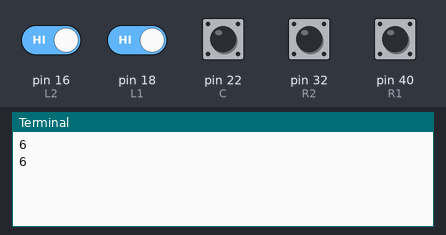
This program was run on a simulated Raspberry Pi (header pin numbers). On the bench: the last lines printed to the terminal. Inputs (shaded band) come from the test bench; at power-on: pin 16 (L2), pin 18 (L1), pin 22 (C), pin 32 (R2), pin 40 (R1) HIGH.

Above: at 1.2 s.
1.3 s: pin 16 (L2) driven LOW
At 2.6 s:
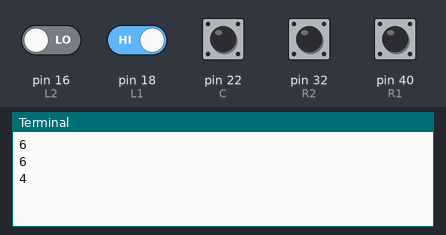
2.8 s: pin 18 (L1) driven LOW
At 3.6 s:
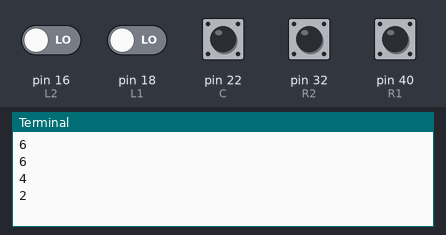
Timing chart, 0 to 5.8 s (numbered marks = the images above; inputs shaded):
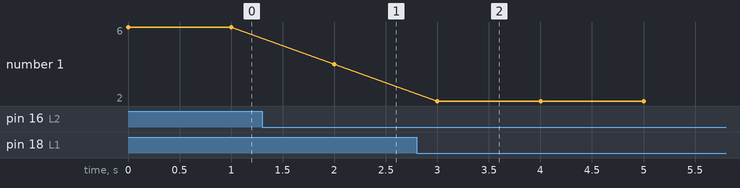

Measured:
- after the input at 1.3 s, the terminal: prints a new line after 0.70 s (image 1)
- after the input at 2.8 s, the terminal: prints a new line after 0.20 s (image 2)
- plotted number 1: 6 → 4 after the input at 1.3 s, 4 → 2 after the input at 2.8 s

The program:

Tracking_sensor.py
```python
#########################################################################
### Date: 2017/11/13
### file name: Tracking_sensor.py
### Purpose: this code has been generated for the five-way tracking sensor
###         to perform the decision of direction
###
#########################################################################

# =======================================================================
# import GPIO library and time module
# =======================================================================
import RPi.GPIO as GPIO
import time

# =======================================================================
#  set GPIO warnings as false
# =======================================================================
GPIO.setwarnings(False)

# =======================================================================
# set up GPIO mode as BOARD
# =======================================================================
GPIO.setmode(GPIO.BOARD)

# =======================================================================
# declare the pins of 16, 18, 22, 40, 32 in the Rapberry Pi
# as the control pins of 5-way trackinmg sensor in order to
# control direction
#
#  L2    L1     C     R1     R2
#  16    18     22    40     32
#
# led turns on (1) : trackinmg sensor led detects white playground
# led turns off(0) : trackinmg sensor led detects black line

# L2 off : it means that moving object finds black line
#                   at the position of L2
#                   black line locates below the L2 of the moving object
#
# L1 off : it means that moving object finds black line
#                   at the position of L1
#                   black line locates below the L1 of the moving object
#
# C off : it means that moving object finds black line
#                   at the position of C
#                   black line locates below the C of the moving object
#
# R1 off : it means that moving object finds black line
#                   at the position of R1
#                   black line locates below the R1  of the moving object
#
# R2 off : it means that moving object finds black line
#                   at the position of R2
#                   black line locates below the R2 of the moving object
# =======================================================================

L2 = 16
L1 = 18
C = 22
R1 = 40
R2 = 32

# =======================================================================
# because the connetions between 5-way tracking sensor and Rapberry Pi has been
# established, the GPIO pins of Rapberry Pi
# such as leftmostled, leftlessled, centerled, rightlessled, and rightmostled
# should be clearly declared whether their roles of pins
# are output pin or input pin
# since the 5-way tracking sensor data has been detected and
# used as the input data, leftmostled, leftlessled, centerled, rightlessled, and rightmostled
# should be clearly declared as input
#
# =======================================================================

GPIO.setup(L2, GPIO.IN)
GPIO.setup(L1, GPIO.IN)
GPIO.setup(C, GPIO.IN)
GPIO.setup(R1, GPIO.IN)
GPIO.setup(R2, GPIO.IN)

# =======================================================================
# GPIO.input(leftmostled) method gives the data obtained from leftmostled
# leftmostled returns (1) : leftmostled detects white playground
# leftmostled returns (0) : leftmostled detects black line
#
#
# GPIO.input(leftlessled) method gives the data obtained from leftlessled
# leftlessled returns (1) : leftlessled detects white playground
# leftlessled returns (0) : leftlessled detects black line
#
# GPIO.input(centerled) method gives the data obtained from centerled
# centerled returns (1) : centerled detects white playground
# centerled returns (0) : centerled detects black line
#
# GPIO.input(rightlessled) method gives the data obtained from rightlessled
# rightlessled returns (1) : rightlessled detects white playground
# rightlessled returns (0) : rightlessled detects black line
#
# GPIO.input(rightmostled) method gives the data obtained from rightmostled
# rightmostled returns (1) : rightmostled detects white playground
# rightmostled returns (0) : rightmostled detects black line
#
# =======================================================================

# =======================================================================
def getTrack():

    L2s = GPIO.input(L2)
    L1s = GPIO.input(L1)
    Cs = GPIO.input(C)
    R1s = GPIO.input(R1)
    R2s = GPIO.input(R2)

    ### getTrack sensor the track and return each number to the circumstance
    ### return 0 : C off L2,L1,R1,R2 on
    ### return 1 : C,R1,L1 off L2,R2 on
    ### 0,1 means the car is on the correct direction
    ### return 2 : C,L1 off R1,R2,L2 on
    ### 2 means the car is slightly moved to the left
    ### return 3 : C,R1 off R2,L1,L2 on
    ### 3 means the car is slightly moved to the right
    ### return 4 : L2 off C on
    ### 4 means the car is completely moved to left
    ### return 5 : R2 off C on
    ### 5 means the car is completely moved to right
    ### return 6 : all on
    ### 6 means the car is completely out of track
    x = 0
    if Cs == 0:
        if L1s == 0:
            if R1s == 0:
                x = 1
            elif R1s == 1:
                x = 2
        elif L1s == 1:
            if R1s == 0:
                x = 3
        else:
            x = 0
    elif L1s == 0:
        x = 2
    elif R1s == 0:
        x = 3
    elif L2s == 0:
        x = 4
    elif R2s == 0:
        x = 5
    else:
        x = 6
    return x
# ==========================================================================
if __name__ == "__main__":
    try:
        while True:
            print(getTrack())
            time.sleep(1)

    except KeyboardInterrupt:
        GPIO.cleanup()
```
